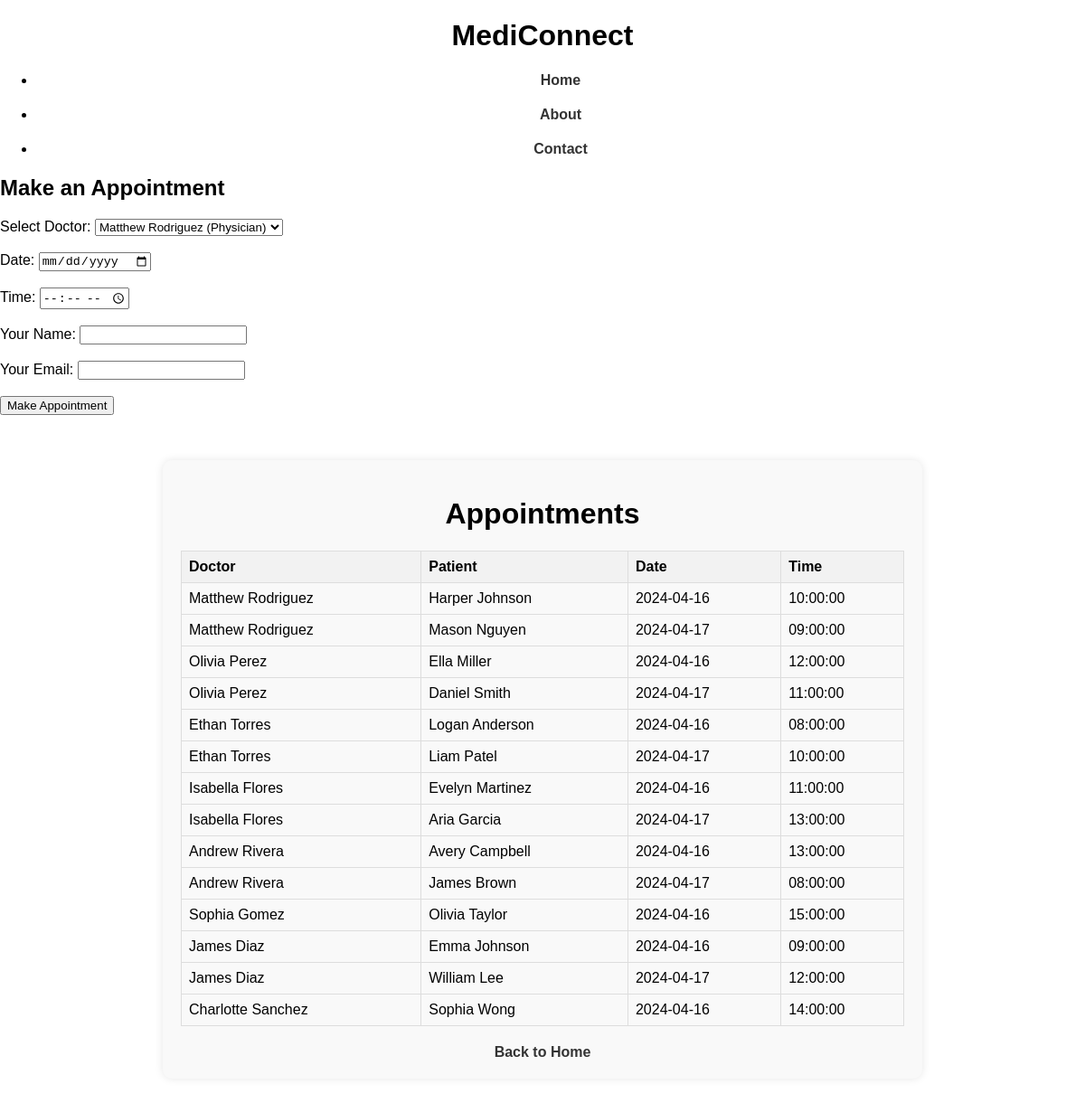
Screenshot of /appointments.php with the database file from the repository.
### tables this page shows
CREATE TABLE Appointment (
    RelationshipID INT PRIMARY KEY AUTO_INCREMENT,
    DoctorID INT,
    ClerkID INT,
    PatientID INT,
    Date DATE,
    Time TIME,
    FOREIGN KEY (DoctorID) REFERENCES Doctor(DocID),
    FOREIGN KEY (PatientID) REFERENCES Patient(PID)
);

CREATE TABLE Doctor (
    DocID INT PRIMARY KEY NOT NULL,
    FName VARCHAR(50) NOT NULL,
    LName VARCHAR(50) NOT NULL,
    Specialty VARCHAR(100)
);

CREATE TABLE Patient (
    PID INT PRIMARY KEY NOT NULL AUTO_INCREMENT,
    FName VARCHAR(50) NOT NULL,
    LName VARCHAR(50) NOT NULL,
    DOB DATE,
    Sex VARCHAR(6),
    CheckedIn INT Default 0,
    Insurance VARCHAR(100)
);

### appointments.php (the view, shortened to what this page needs)
<!DOCTYPE html>
<html lang="en">
<head>
    <link rel="stylesheet" href="styles.css">
</head>
<body>
    <!DOCTYPE html>
<html lang="en">
<head>
    <link rel="stylesheet" href="styles.css">
</head>
<body>
    <header>
        <h1>MediConnect</h1>
        <nav>
            <ul>
                <li><a href="index.php">Home</a></li>
                <li><a href="about.php">About</a></li>
                <li><a href="contact.php">Contact</a></li>
            </ul>
        </nav>
    </header>
    <main>
        <h2>Make an Appointment</h2>
        <form action="make_appointment.php" method="POST">
            <label for="doctor">Select Doctor:</label>
            <select name="doctor" id="doctor">
                <option value="1">Matthew Rodriguez (Physician)</option>
            </select><br><br>
            <label for="date">Date:</label>
            <input type="date" name="date" id="date" required><br><br>
            <label for="time">Time:</label>
            <input type="time" name="time" id="time" required><br><br>
            <label for="name">Your Name:</label>
            <input type="text" name="name" id="name" required><br><br>
            <label for="email">Your Email:</label>
            <input type="email" name="email" id="email" required><br><br>
            <input type="submit" value="Make Appointment">
        </form>
    </main>
</body>
</html>
    <div class="container">
        <h1>Appointments</h1>
        <table>
            <tr>
                <th>Doctor</th>
                <th>Patient</th>
                <th>Date</th>
                <th>Time</th>
            </tr>
            <?php
                $conn = new mysqli("localhost", "your_username", "your_password", "MediConnect");
                $sql = "SELECT Doctor.FName AS DocFName, Doctor.LName AS DocLName, Patient.FName AS PatientFName, Patient.LName AS PatientLName, Appointment.Date, Appointment.Time FROM Appointment INNER JOIN Doctor ON Appointment.DoctorID = Doctor.DocID INNER JOIN Patient ON Appointment.PatientID = Patient.PID";
                $result = $conn->query($sql);
                if ($result->num_rows > 0) {
                    while($row = $result->fetch_assoc()) {
                        echo "<tr><td>" . $row["DocFName"] . " " . $row["DocLName"] . "</td><td>" . $row["PatientFName"] . " " . $row["PatientLName"] . "</td><td>" . $row["Date"] . "</td><td>" . $row["Time"] . "</td></tr>";
                    }
                    echo "</table>";
                } else {
                    echo "0 results";
                }
            ?>
        <a href="index.php">Back to Home</a>
    </div>
</body>
</html>

### styles.css (style rules this page uses)
body { font-family: Arial, sans-serif; margin: 0; padding: 0; }
.container { max-width: 800px; margin: 50px auto; padding: 20px; background-color: #f9f9f9; border-radius: 10px; box-shadow: 0 0 10px rgba(0, 0, 0, 0.1); }
h1 { text-align: center; }
table { width: 100%; border-collapse: collapse; margin-top: 20px; }
table, th, td { border: 1px solid #ddd; padding: 8px; text-align: left; }
th { background-color: #f2f2f2; }
a { display: block; text-align: center; margin-top: 20px; text-decoration: none; color: #333; font-weight: bold; }

### rows the page displays
appointment: DoctorID.FName "Matthew", DoctorID.LName "Rodriguez", PatientID.FName "Harper", PatientID.LName "Johnson", Date "2024-04-16", Time "10:00:00"
appointment: DoctorID.FName "Matthew", DoctorID.LName "Rodriguez", PatientID.FName "Mason", PatientID.LName "Nguyen", Date "2024-04-17", Time "09:00:00"
appointment: DoctorID.FName "Olivia", DoctorID.LName "Perez", PatientID.FName "Ella", PatientID.LName "Miller", Date "2024-04-16", Time "12:00:00"
appointment: DoctorID.FName "Olivia", DoctorID.LName "Perez", PatientID.FName "Daniel", PatientID.LName "Smith", Date "2024-04-17", Time "11:00:00"
appointment: DoctorID.FName "Ethan", DoctorID.LName "Torres", PatientID.FName "Logan", PatientID.LName "Anderson", Date "2024-04-16", Time "08:00:00"
appointment: DoctorID.FName "Ethan", DoctorID.LName "Torres", PatientID.FName "Liam", PatientID.LName "Patel", Date "2024-04-17", Time "10:00:00"
appointment: DoctorID.FName "Isabella", DoctorID.LName "Flores", PatientID.FName "Evelyn", PatientID.LName "Martinez", Date "2024-04-16", Time "11:00:00"
appointment: DoctorID.FName "Isabella", DoctorID.LName "Flores", PatientID.FName "Aria", PatientID.LName "Garcia", Date "2024-04-17", Time "13:00:00"
appointment: DoctorID.FName "Andrew", DoctorID.LName "Rivera", PatientID.FName "Avery", PatientID.LName "Campbell", Date "2024-04-16", Time "13:00:00"
appointment: DoctorID.FName "Andrew", DoctorID.LName "Rivera", PatientID.FName "James", PatientID.LName "Brown", Date "2024-04-17", Time "08:00:00"
appointment: DoctorID.FName "Sophia", DoctorID.LName "Gomez", PatientID.FName "Olivia", PatientID.LName "Taylor", Date "2024-04-16", Time "15:00:00"
appointment: DoctorID.FName "James", DoctorID.LName "Diaz", PatientID.FName "Emma", PatientID.LName "Johnson", Date "2024-04-16", Time "09:00:00"
appointment: DoctorID.FName "James", DoctorID.LName "Diaz", PatientID.FName "William", PatientID.LName "Lee", Date "2024-04-17", Time "12:00:00"
appointment: DoctorID.FName "Charlotte", DoctorID.LName "Sanchez", PatientID.FName "Sophia", PatientID.LName "Wong", Date "2024-04-16", Time "14:00:00"
